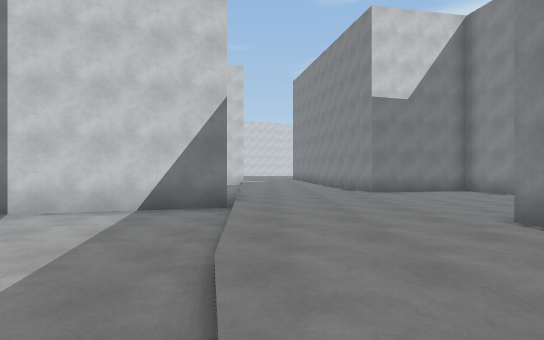
view 1 (above)

24 first-person views from a walk through a Unity game level. The camera is 1.5 m above the floor, looks level and sees 80° across. The floor is counted in squares, 2 m on a side. Each view is taken from the middle of a square. On the plan, view 1 faces up. The plan holds only what a view shows up to about 11 squares ahead; the rest is blank. The place goes on beyond the plan.

view 2
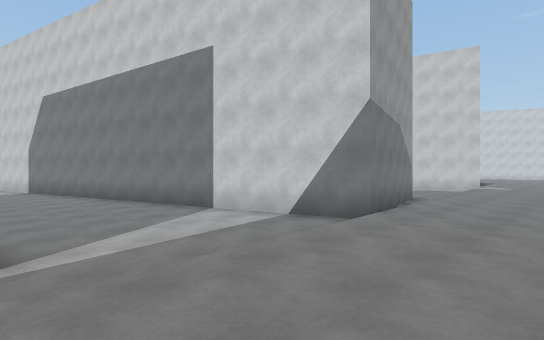

view 3
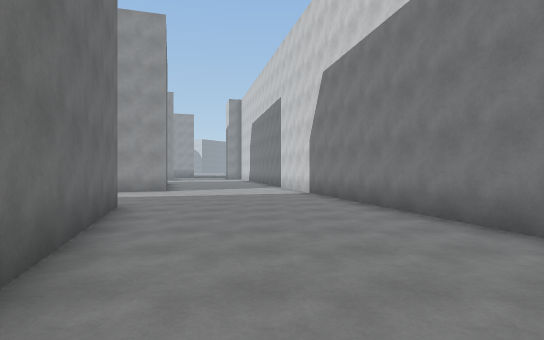

view 4
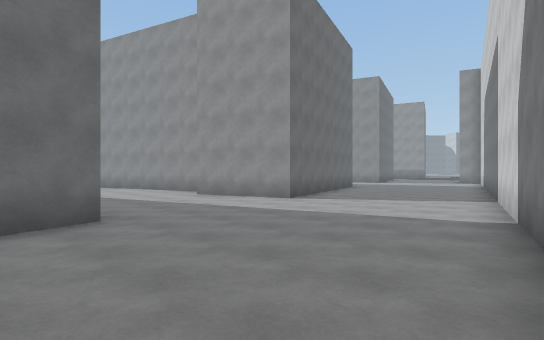

view 5
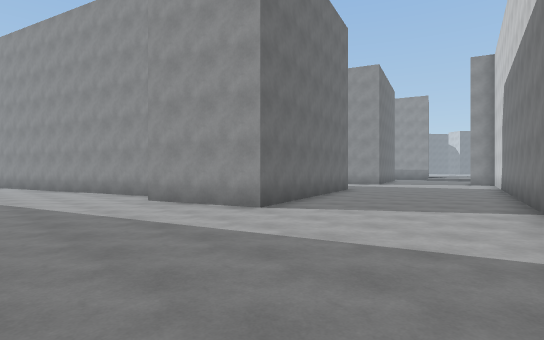

view 6
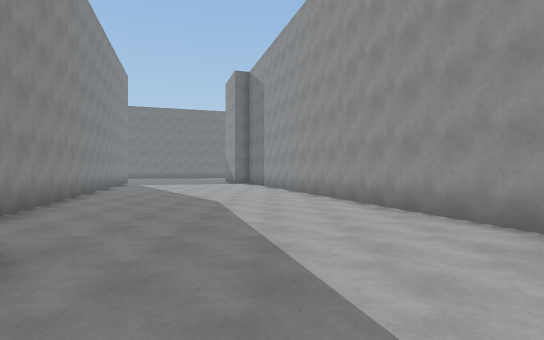

view 7
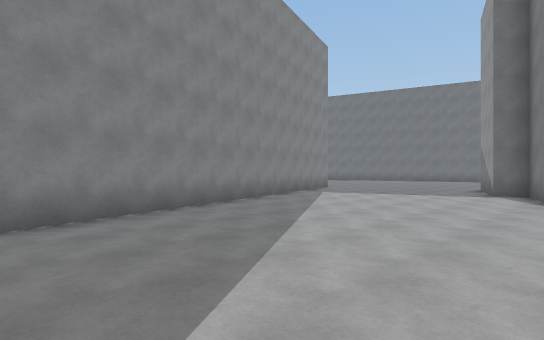

view 8
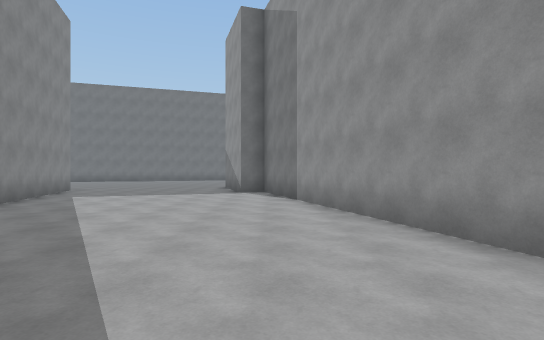

view 9
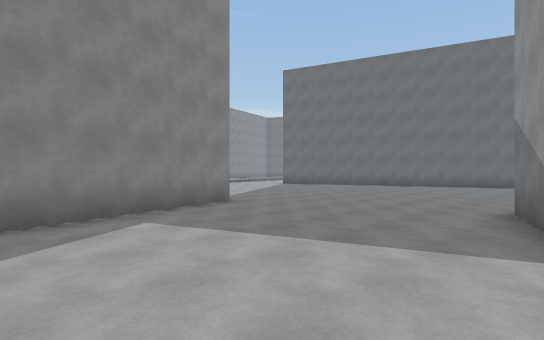

view 10
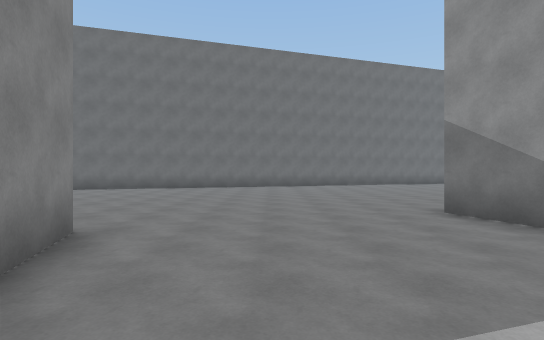

view 11
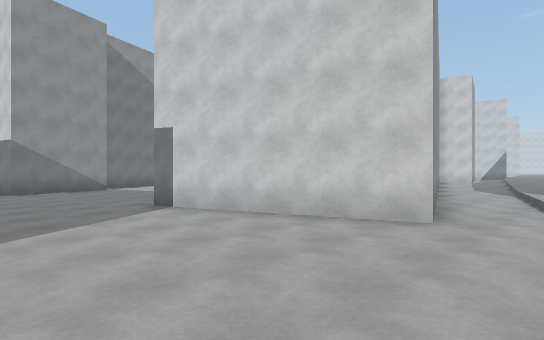

view 12
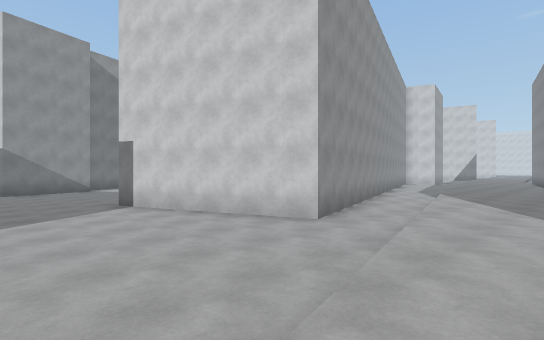

view 13
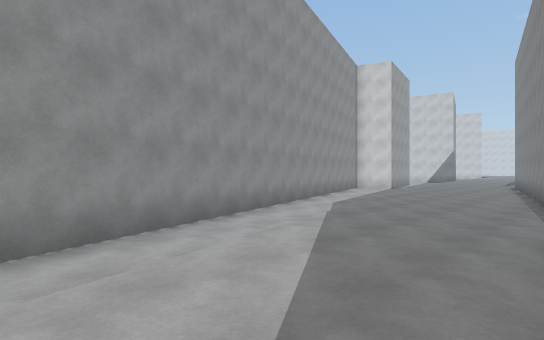

view 14
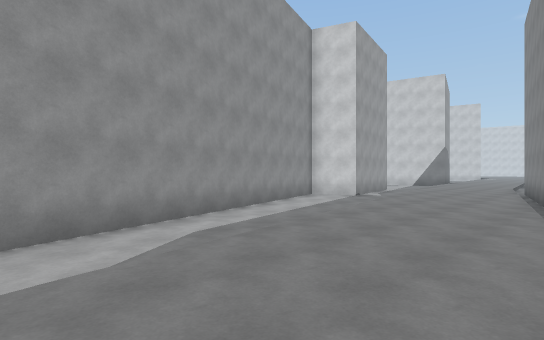

view 15
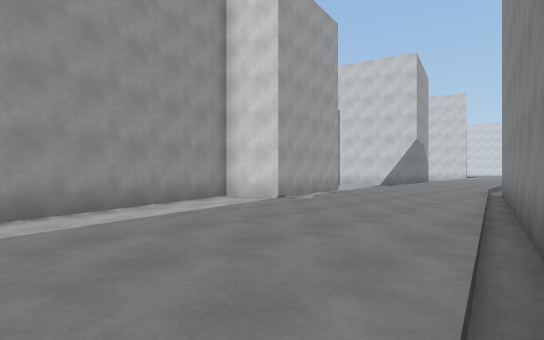

view 16
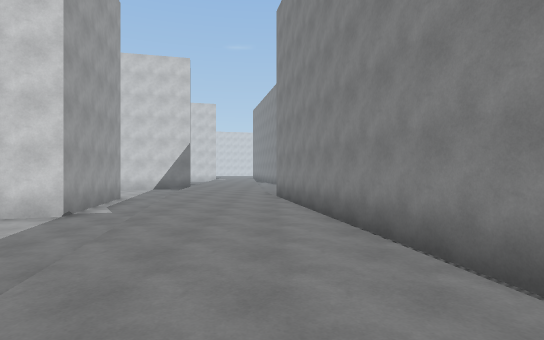

view 17
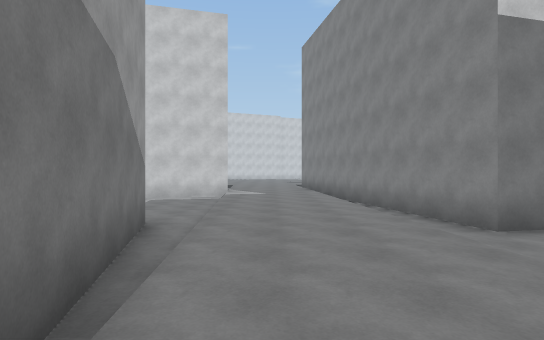

view 18
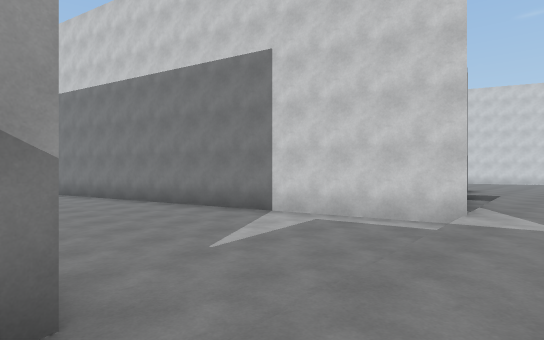

view 19
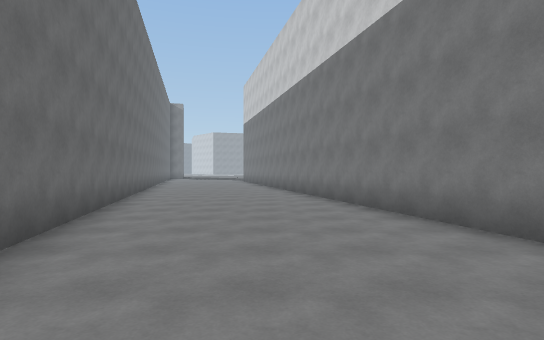

view 20
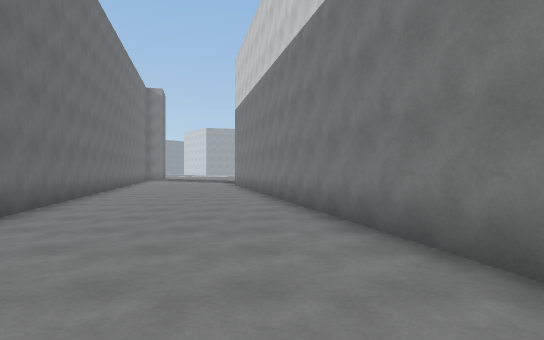

view 21
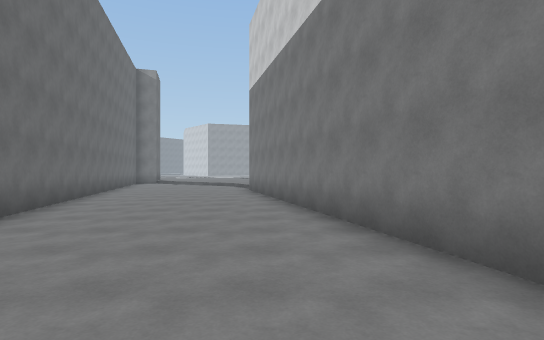

view 22
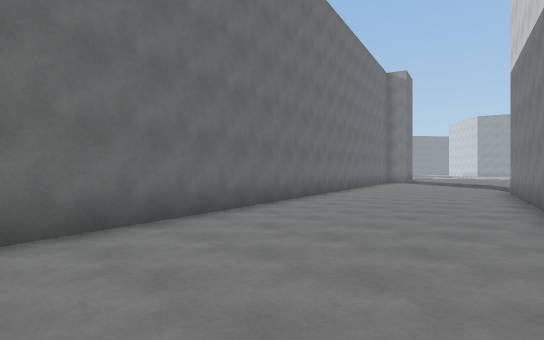

view 23
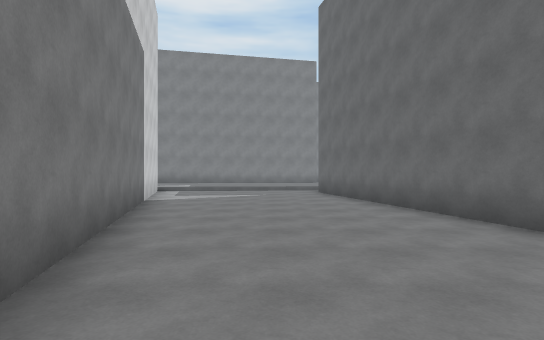

view 24
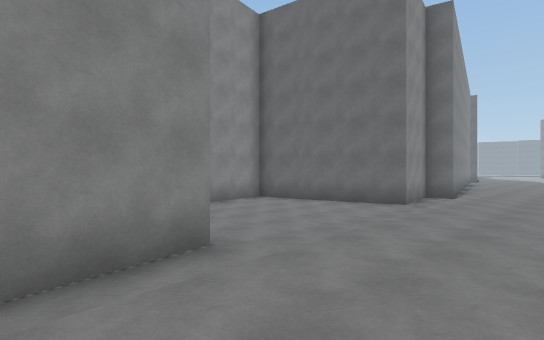

### Floor plan
Key: @ floor where view 1 was taken; # wall or solid block; . main floor; : floor 0.25 m higher than the main floor; / step, stairs or slope.
Columns run from 23 left of view 1 to 6 right of it. Each row starts with its distance up from view 1.
 17                   ####:::#
 16               #####...:::##
 15           #####.......:::/#
 14       #####...........:::/#
 13   #####.............../::/#
 12 ###.................../::/##
 11 ...................###/::/.##.
 10 ...............##### #/::/....
  9 ...........#####     #/::/....
  8 .......#####         #/:::....
  7 ...#####             ##:::....
  6 ####             #####.:::....
  5              #####.....:::..##
  4          #####.........:::.##
  3      #####.............:::.#
  2  #####.................:::/#
  1 ##.................. #./::/#
  0 .................##  #.@::/#
 -1  .............####   #./:::#
 -2   ......#.....       #..:::#
 -3    .######....      ##..:::##
 -4          #.....     #.../::/#
 -5          #.....     ##../::/#
 -6          #......     #../:::#
 -7          #.......#   #...:::#
 -8          #.......#   ##..:::/
 -9          ##......##   #../::/
-10           #.......#   #../::/
-11           #.......#   ##./::/
-12           #.......#    #..:::
-13           ##......##   #..:::
-14            #.......#   #../::
-15            #.......#   ##./:::
-16            ##......##   #./:::
-17             #.......#   #..::
-18             #.......#   ##./::
-19             ##......#  ###./::
-20              ##.....####.../::
-21               #.............::
-22               #............./:
-23               #............./
-24               .............. :
-25               ..........
-26              ...........
-27              ............
-28              ............

Where each view was taken, in squares from view 1:
view 1: 0 up, 0 right, facing up
view 2: 1 up, 2 right, facing up-left
view 3: 2 up, 3 left, facing left
view 4: 4 up, 8 left, facing down-left
view 5: 3 up, 10 left, facing down-left
view 6: 2 down, 11 left, facing down
view 7: 9 down, 11 left, facing down-right
view 8: 9 down, 10 left, facing down
view 9: 16 down, 9 left, facing down-right
view 10: 17 down, 5 left, facing down
view 11: 24 down, 4 right, facing up-left
view 12: 24 down, 6 right, facing up-left
view 13: 18 down, 6 right, facing up-left
view 14: 13 down, 5 right, facing up-left
view 15: 9 down, 5 right, facing up-left
view 16: 9 down, 3 right, facing up
view 17: 6 up, 0 right, facing up
view 18: 11 up, 0 right, facing up-left
view 19: 13 up, 3 left, facing left
view 20: 13 up, 8 left, facing left
view 21: 12 up, 12 left, facing left
view 22: 13 up, 12 left, facing down-left
view 23: 13 up, 13 left, facing right
view 24: 13 up, 0 right, facing down-right
